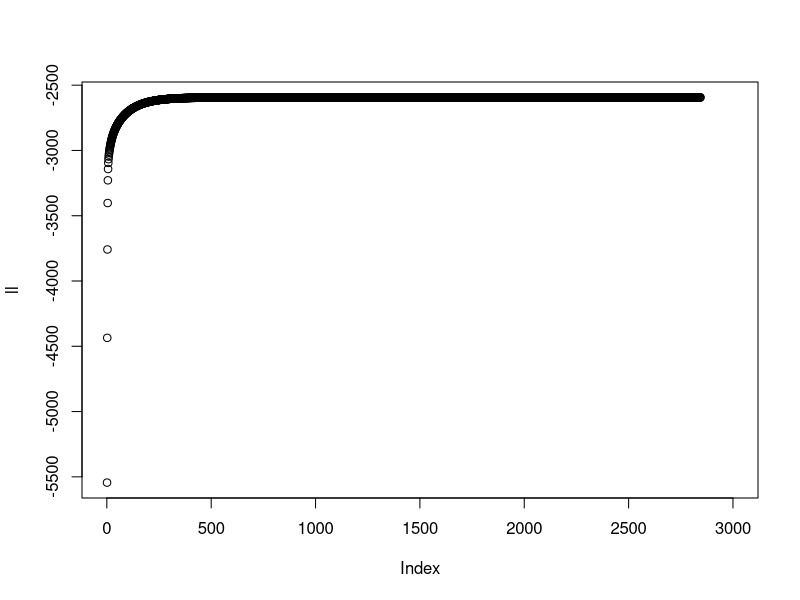
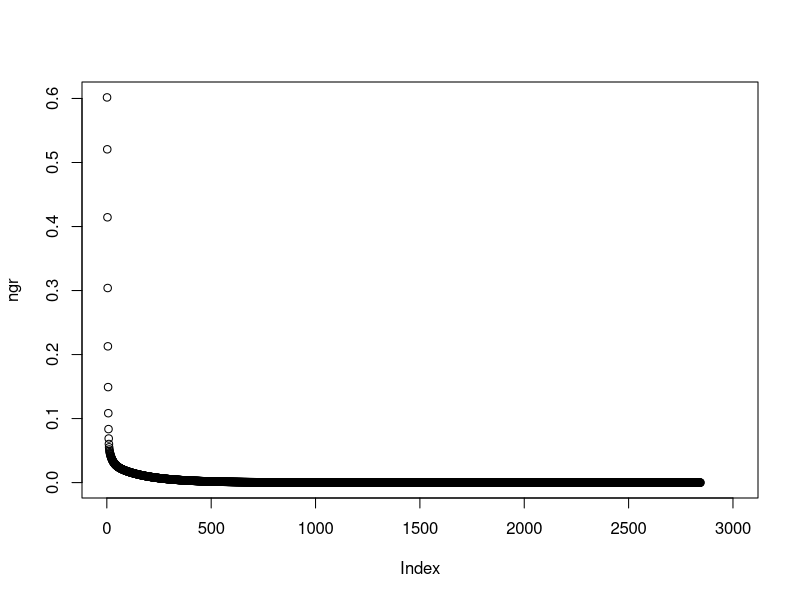

Recreate these plots in R, in order.
Admit <- UCBAdmissions
# Admit[1,,]
# Admit[2,,]
# Admit[,1,]
# Admit[,2,]

df <- matrix(NA, ncol=4, nrow=24)
l <- 0
for (i in 1:2) {
  admit <- 2-i
  for (j in 1:2) {
    female <- j - 1
    for (k in 1:6) {
      dept <- k
      l <- l + 1
      df[l,] <- c(admit,female,dept,Admit[i,j,k])
      
    }
  }
}

df <- as.data.frame(df)
names(df) <- c("admit", "female", "dept", "count")

df$dept <- factor(df$dept, labels=LETTERS[1:6])
# df$deptA <- as.integer(df$dept=="A")
# df$deptB <- as.integer(df$dept=="B")
# df$deptC <- as.integer(df$dept=="C")
# df$deptD <- as.integer(df$dept=="D")
# df$deptE <- as.integer(df$dept=="E")
# df$deptF <- as.integer(df$dept=="F")
# df$Cons <- 1

fit <- glm(admit~female+dept, weight=count, data=df, family="binomial")
summary(fit)

X <- model.matrix(~female+dept, data=df)
X

B <- rep(1,7)
Y <- df$admit
counts <- df$count

admitll <- function(B,Y,X,counts){
  sum(counts*(Y*(X%*%B)- log(1 + exp(X%*%B))))
}

admitll(B,Y,X,counts)

# Check the log-likelihood around the solution
admitll(coef(fit),Y,X,counts)
logLik(fit) # check
admitll(coef(fit)+.01,Y,X,counts)
admitll(coef(fit)-.01,Y,X,counts)

admitgr <- function(B,Y,X,counts){
  J <- matrix(NA, ncol=1,nrow=24)
  for (i in 1:24){
    J[i,] <- (Y[i]-1/(1+exp(-X[i,]%*%B)))*counts[i]
  }
  return((t(X)%*%J)/sum(counts))
}

B <- rep(1,7)
admitgr(B,Y,X,counts)
# solve(admitgr(B,Y,X,counts), B)
# B <- coef(fit)
alpha <- 1
n <- 3000
i <- 0
ll <- rep(NA, n)
ngr <- rep(NA, n)
while (norm(admitgr(B,Y,X,counts), "F") > 1e-8 && i < n) {
#for (i in 1:n) {
  i <- i+1
  B.inc <- admitgr(B,Y,X,counts)
  ngr[i] <- norm(as.matrix(B.inc), "F")
  B <- B + alpha*B.inc #/norm(as.matrix(B.inc))
  ll[i] <- admitll(B,Y,X,counts)
}

B; i
norm(admitgr(B,Y,X,counts), "F")
admitll(B,Y,X,counts); logLik(fit)
plot(ll)
plot(ngr)
coef(fit)

# admitgr(coef(fit),Y,X,counts)
norm(admitgr(coef(fit),Y,X,counts), "F")

